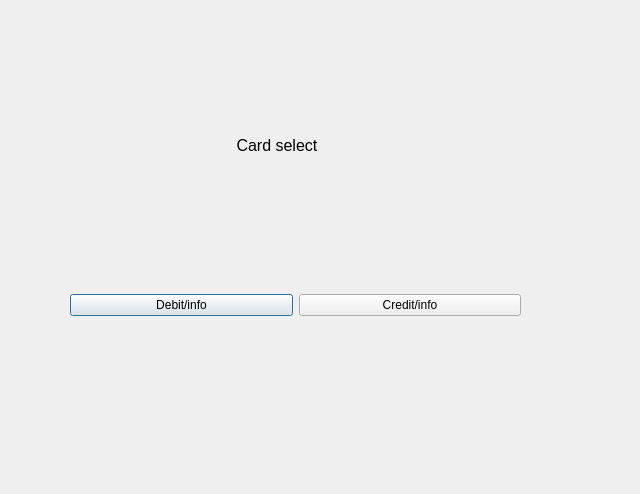
<?xml version="1.0" encoding="UTF-8"?>
<ui version="4.0">
 <class>Card_select</class>
 <widget class="QDialog" name="Card_select">
  <property name="geometry">
   <rect>
    <x>0</x>
    <y>0</y>
    <width>640</width>
    <height>494</height>
   </rect>
  </property>
  <property name="windowTitle">
   <string>Dialog</string>
  </property>
  <widget class="QLabel" name="label">
   <property name="geometry">
    <rect>
     <x>130</x>
     <y>110</y>
     <width>301</width>
     <height>71</height>
    </rect>
   </property>
   <property name="font">
    <font>
     <pointsize>12</pointsize>
    </font>
   </property>
   <property name="text">
    <string>                        Card select</string>
   </property>
  </widget>
  <widget class="QWidget" name="">
   <property name="geometry">
    <rect>
     <x>70</x>
     <y>280</y>
     <width>451</width>
     <height>51</height>
    </rect>
   </property>
   <layout class="QHBoxLayout" name="horizontalLayout">
    <item>
     <widget class="QPushButton" name="btn_debit_info">
      <property name="text">
       <string>Debit/info</string>
      </property>
     </widget>
    </item>
    <item>
     <widget class="QPushButton" name="btn_credit_info">
      <property name="text">
       <string>Credit/info</string>
      </property>
     </widget>
    </item>
   </layout>
  </widget>
 </widget>
 <resources/>
 <connections/>
</ui>
